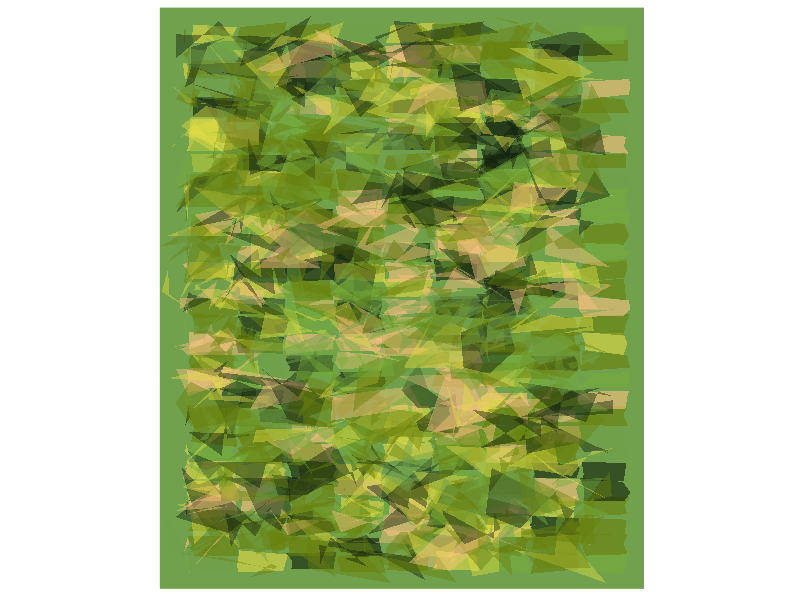

Generate this figure with R:
## ---- chunk 1
library(tidyverse)
colors<-c( "#71a14c", #green
           "#101f0c", #dark green
           "#e2dc46", #yellowy green
           "#fec382", #peachy
           "#6a810c", #olivey green
           "#6a810c", #pale blue
           "#74ac3d" #minty green
)
## ---- chunk 2

brush_stroke<-function(color_shape, xmin, xmax, ymin, ymax, jitter, a){
   n.gon<-sample(c(4,6,6,6,6,10),1)
  half<-n.gon/2
  x<-c(rep(xmin, half), rep(xmax,half)) 
  y<-c(seq(ymax, ymin, length=half), seq(ymin, ymax, length=half))
  x<-x+c(runif(half, -jitter*1.3, jitter), runif(half, -jitter, jitter*1.2))
  y<-y+runif(n.gon, -jitter, jitter)
  shape<-geom_polygon(
              aes(
                x=x,
                y=y,
               ),
              fill=colors[color_shape],
              alpha=a)
  return(list(shape))
}

n.width<-30
n.height<-10
shapes<-data.frame(
  y.max.seq<-rep(seq(0,6, length = n.width), n.height),
  x.max.seq<-sort(rep(seq(0, 5, length =n.height), n.width), decreasing =FALSE),
  x.min.seq<-x.max.seq-5/n.height,
  y.min.seq<-y.max.seq -6/n.width,
  cols<- sample (1:7, n.width*n.height, replace=TRUE)
  )%>%
  purrr::pmap(., 
            ~brush_stroke(
              color_shape = ..5,
              xmin        = ..3, 
              xmax        = ..2,
              ymin        = ..4,
              ymax        = ..1,
              jitter      = .04,
              a           = .6)
            )


n.width<-40
n.height<-11
shapes2<-data.frame(
  y.max.seq<-rep(seq(0.1,5.9, length = n.width), n.height),
  x.max.seq<-sort(rep(seq(0.3, 4.5, length =n.height), n.width), decreasing =FALSE),
  x.min.seq<-x.max.seq-5/n.height,
  y.min.seq<-y.max.seq -6/n.width,
  cols<- sample (1:7, n.width*n.height, replace=TRUE)
  )%>%
  purrr::pmap(., 
            ~brush_stroke(
              color_shape = ..5,
              xmin        = ..3, 
              xmax        = ..2,
              ymin        = ..4,
              ymax        = ..1,
              jitter      = .3,
              a =.44)
            )

g<-ggplot()+ theme(panel.background = element_rect(fill=colors[1], colour=colors[1]),
                   panel.grid.major = element_blank(),
                   panel.grid.minor = element_blank())+
  shapes+
  shapes2+
coord_fixed()+
  scale_x_continuous(limits = c(-.3,5.2), expand = c(0, 0)) +
  scale_y_continuous(limits = c(-.4,6.2), expand = c(0, 0))+
  theme(axis.title.x=element_blank(),
        axis.text.x=element_blank(),
        axis.ticks.x=element_blank(),
        axis.title.y=element_blank(),
        axis.text.y=element_blank(),
        axis.ticks.y=element_blank())

png("public_park1.png", width=4, height=6, res=500, units="in")
g
dev.off()

